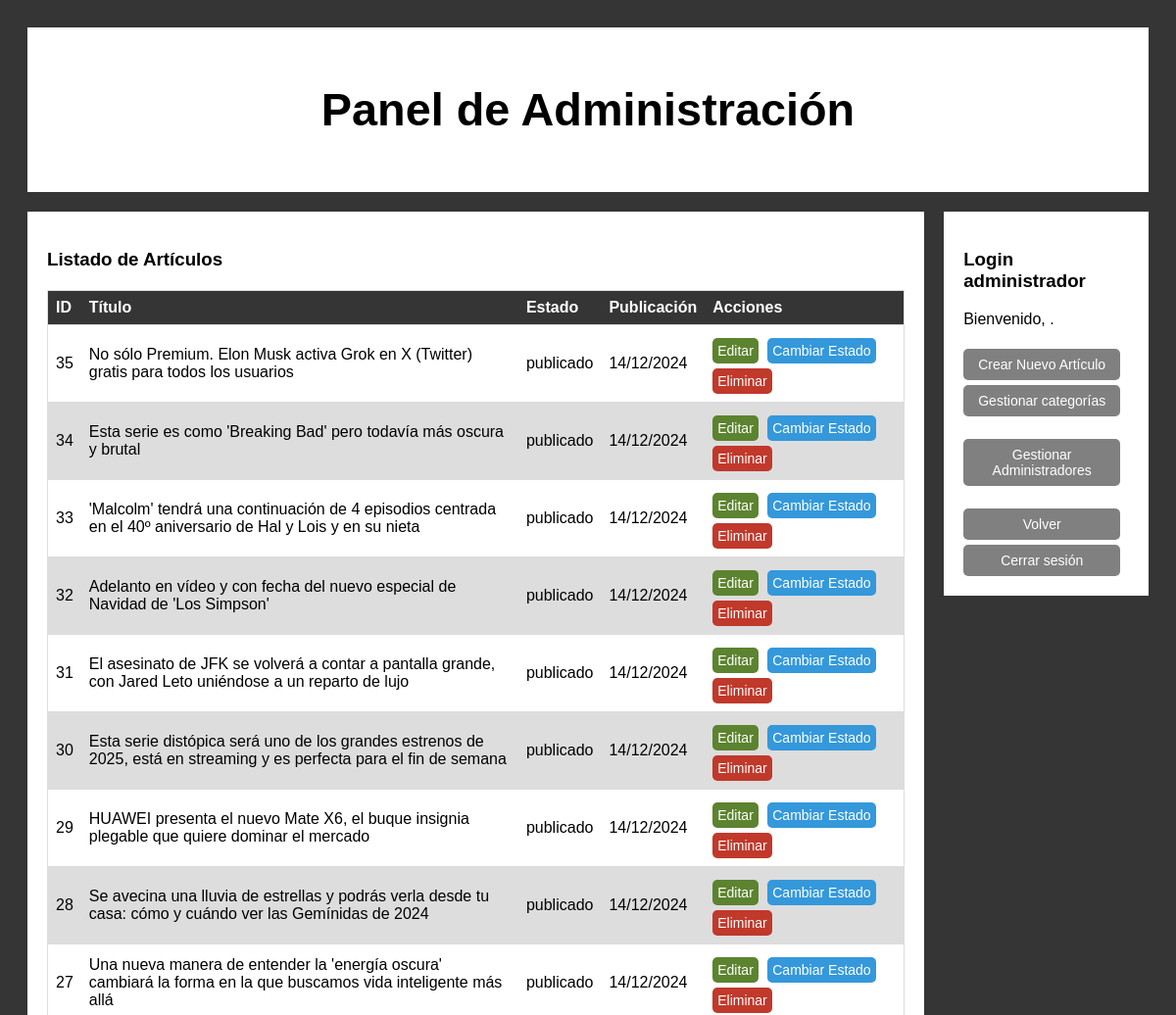
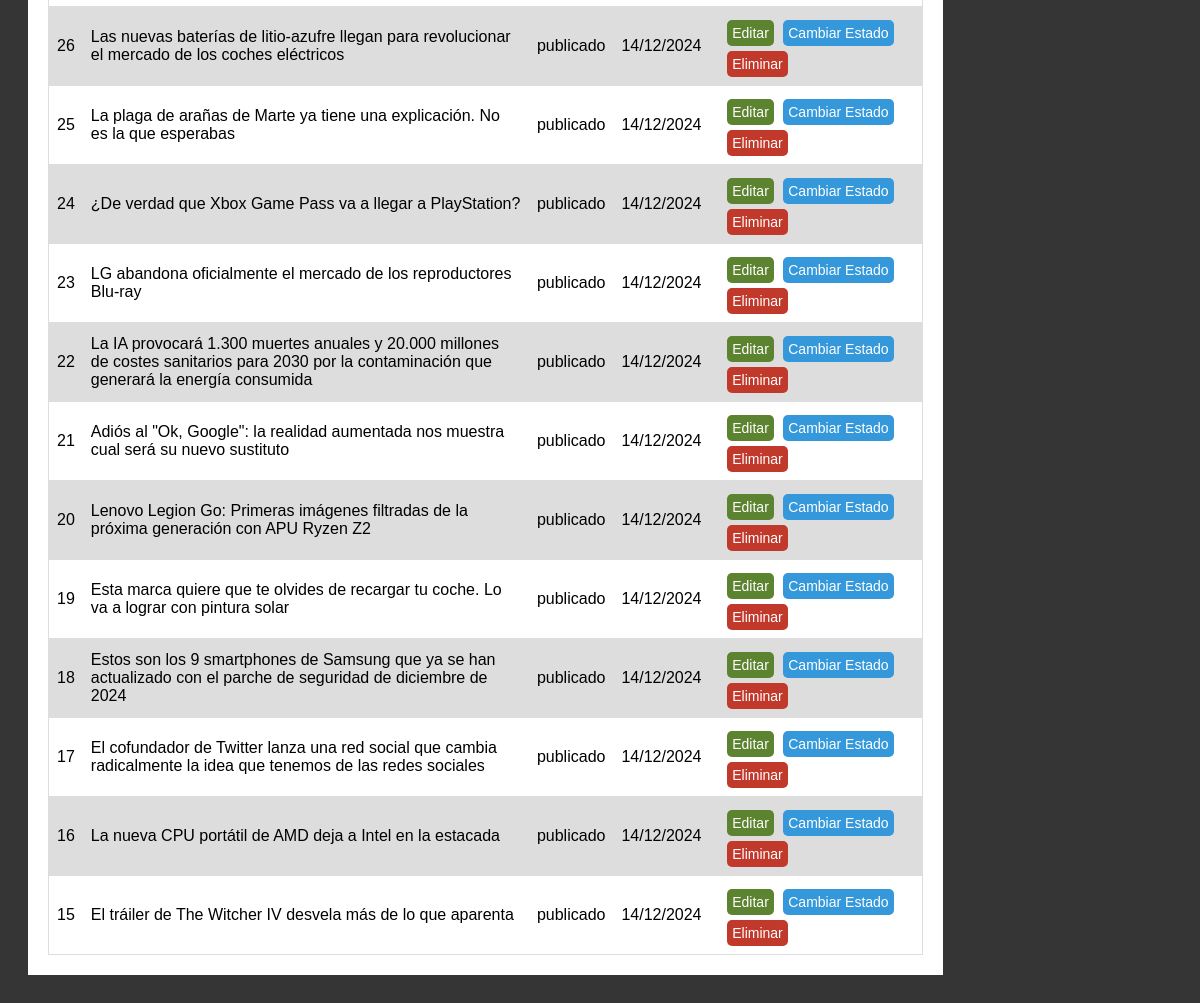
The page /php/administrador.php (signed in) on the database its author committed (2 pictures, top to bottom).
### tables this page shows
CREATE TABLE IF NOT EXISTS `articulos` (
  `id_articulo` int NOT NULL AUTO_INCREMENT,
  `titulo` varchar(150) DEFAULT NULL,
  `contenido` text,
  `resumen` varchar(500) DEFAULT NULL,
  `estado` enum('borrador','publicado') DEFAULT NULL,
  `fecha_publicacion` timestamp NULL DEFAULT CURRENT_TIMESTAMP,
  `id_administrador` int DEFAULT NULL,
  PRIMARY KEY (`id_articulo`),
  KEY `fk_id_administrador` (`id_administrador`)
);

### php/administrador.php (the view, shortened to what this page needs)
<?php
$conexion = conectarDB();
if ($conexion !== false) {
    $sql = "SELECT id_articulo, titulo, estado, fecha_publicacion FROM articulos ORDER BY fecha_publicacion DESC";
    $stmt = $conexion->prepare($sql);
    $stmt->execute();
    $articulos = $stmt->fetchAll(PDO::FETCH_ASSOC);
} else {
    die("Error al conectar con la base de datos.");
}
?>
<!DOCTYPE html>
<html lang="es">
<head>
    <link rel="stylesheet" href="../css/styles.css">
</head>
<body>
    <div class="header">
        <h3>Panel de Administración</h3>
    </div>
    <div class="row">
        <div class="leftcolumn">
            <div class="card">
                <h3>Listado de Artículos</h3>
                <table class="table">
                    <thead>
                        <tr>
                            <th>ID</th>
                            <th>Título</th>
                            <th>Estado</th>
                            <th>Publicación</th>
                            <th>Acciones</th>
                        </tr>
                    </thead>
                    <tbody>
                        <?php if (!empty($articulos)): ?>
                            <?php foreach ($articulos as $articulo): ?>
                                <tr>
                                    <td><?php echo htmlspecialchars($articulo['id_articulo']); ?></td>
                                    <td class="col-titulo"><?php echo htmlspecialchars($articulo['titulo']); ?></td>
                                    <td><?php echo htmlspecialchars($articulo['estado']); ?></td>
                                    <td><?php echo date("d/m/Y", strtotime($articulo['fecha_publicacion'])); ?></td>
                                    <td>
                                        <a href="editar_articulo.php?id=<?php echo htmlspecialchars($articulo['id_articulo']); ?>" class="btn btn-edit">Editar</a>
                                        <a href="cambiar_estado.php?id=<?php echo $articulo['id_articulo']; ?>" class="btn btn-status">Cambiar Estado</a>
                                        <a href="eliminar_articulo.php?id=<?php echo $articulo['id_articulo']; ?>" onclick="return confirm('¿Estás seguro de eliminar este artículo?');" class="btn btn-delete">Eliminar</a>
                                    </td>
                                </tr>
                            <?php endforeach; ?>
                        <?php else: ?>
                            <tr>
                                <td colspan="5">No hay artículos disponibles.</td>
                            </tr>
                        <?php endif; ?>
                    </tbody>
                </table>
            </div>
        </div>
        <div class="rightcolumn">
            <div class="card">
                <h3>Login administrador</h3>
                <?php
                if (isset($_SESSION['username'])) {
                ?>
                    <p>Bienvenido, <?php echo htmlspecialchars($_SESSION['username']); ?>.</p>
                    <a href="./crear_articulo.php" class="admin-btn">Crear Nuevo Artículo</a><br>
                    <a href="./gestionar_categorias.php" class="admin-btn">Gestionar categorías</a><br>
                    <br>
                    <a href="./gestionar_administradores.php" class="admin-btn">Gestionar Administradores</a><br>
                    <br>
                    <a href="../index.php" class="admin-btn">Volver</a><br>
                    <a href="./logout.php" class="admin-btn">Cerrar sesión</a>
                <?php
                }
                ?>
            </div>
        </div>
    </div>
</body>
</html>

### css/styles.css (style rules this page uses)
* { box-sizing: border-box; }
body { font-family: Arial; padding: 20px; background: #353535; }
.leftcolumn { float: left; width: 80%; }
.rightcolumn { float: left; width: 20%; padding-left: 20px; }
.card { background-color: white; padding: 20px; margin-top: 20px; max-width: 100%; }
.row:after { content: ""; display: table; clear: both; }
.admin-btn { text-decoration: none; padding: 8px 15px; border-radius: 5px; font-size: 14px; color: #fff; background-color: grey; display: inline-block; margin: 5px 5px 0 0; transition: background-color 0.3s ease; width: 160px; text-align: center; }
.header { padding: 10px; font-size: 40px; text-align: center; background: white; }
.table { width: 100%; border-collapse: collapse; margin-top: 20px; background-color: #ffffff; border: 1px solid #ddd; }
.table th, .table td { text-align: left; padding: 8px; border-bottom: 1px solid #ddd; }
.table .col-titulo { max-width: 600px; word-wrap: break-word; }
.table th { background-color: #353535; color: white; }
.table tr:nth-child(even) { background-color: #ddd; }
.table a.btn { text-decoration: none; padding: 5px 5px; border-radius: 5px; font-size: 14px; color: #fff; display: inline-block; margin-right: 5px; margin-top: 5px; transition: background-color 0.3s ease; }
.table a.btn-edit { background-color: #5c832f; }
.table a.btn-delete { background-color: #c0392b; }
.table a.btn-status { background-color: #3498db; }

### rows shown on the page
articulos: id_articulo "35", titulo "No sólo Premium. Elon Musk activa Grok en X (Twitter) gratis para todos los usuarios", estado "publicado", fecha_publicacion "14/12/2024"
articulos: id_articulo "34", titulo "Esta serie es como 'Breaking Bad' pero todavía más oscura y brutal", estado "publicado", fecha_publicacion "14/12/2024"
articulos: id_articulo "33", titulo "'Malcolm' tendrá una continuación de 4 episodios centrada en el 40º aniversario de Hal y Lois y en su nieta", estado "publicado", fecha_publicacion "14/12/2024"
articulos: id_articulo "32", titulo "Adelanto en vídeo y con fecha del nuevo especial de Navidad de 'Los Simpson'", estado "publicado", fecha_publicacion "14/12/2024"
articulos: id_articulo "31", titulo "El asesinato de JFK se volverá a contar a pantalla grande, con Jared Leto uniéndose a un reparto de lujo", estado "publicado", fecha_publicacion "14/12/2024"
articulos: id_articulo "30", titulo "Esta serie distópica será uno de los grandes estrenos de 2025, está en streaming y es perfecta para el fin de semana", estado "publicado", fecha_publicacion "14/12/2024"
articulos: id_articulo "29", titulo "HUAWEI presenta el nuevo Mate X6, el buque insignia plegable que quiere dominar el mercado", estado "publicado", fecha_publicacion "14/12/2024"
articulos: id_articulo "28", titulo "Se avecina una lluvia de estrellas y podrás verla desde tu casa: cómo y cuándo ver las Gemínidas de 2024", estado "publicado", fecha_publicacion "14/12/2024"
articulos: id_articulo "27", titulo "Una nueva manera de entender la 'energía oscura' cambiará la forma en la que buscamos vida inteligente más allá", estado "publicado", fecha_publicacion "14/12/2024"
articulos: id_articulo "26", titulo "Las nuevas baterías de litio-azufre llegan para revolucionar el mercado de los coches eléctricos", estado "publicado", fecha_publicacion "14/12/2024"
articulos: id_articulo "25", titulo "La plaga de arañas de Marte ya tiene una explicación. No es la que esperabas", estado "publicado", fecha_publicacion "14/12/2024"
articulos: id_articulo "24", titulo "¿De verdad que Xbox Game Pass va a llegar a PlayStation?", estado "publicado", fecha_publicacion "14/12/2024"
articulos: id_articulo "23", titulo "LG abandona oficialmente el mercado de los reproductores Blu-ray", estado "publicado", fecha_publicacion "14/12/2024"
articulos: id_articulo "22", titulo "La IA provocará 1.300 muertes anuales y 20.000 millones de costes sanitarios para 2030 por la contaminación que generará la energía consumida", estado "publicado", fecha_publicacion "14/12/2024"
articulos: id_articulo "21", titulo "Adiós al \"Ok, Google\": la realidad aumentada nos muestra cual será su nuevo sustituto", estado "publicado", fecha_publicacion "14/12/2024"
articulos: id_articulo "20", titulo "Lenovo Legion Go: Primeras imágenes filtradas de la próxima generación con APU Ryzen Z2", estado "publicado", fecha_publicacion "14/12/2024"
articulos: id_articulo "19", titulo "Esta marca quiere que te olvides de recargar tu coche. Lo va a lograr con pintura solar", estado "publicado", fecha_publicacion "14/12/2024"
articulos: id_articulo "18", titulo "Estos son los 9 smartphones de Samsung que ya se han actualizado con el parche de seguridad de diciembre de 2024", estado "publicado", fecha_publicacion "14/12/2024"
articulos: id_articulo "17", titulo "El cofundador de Twitter lanza una red social que cambia radicalmente la idea que tenemos de las redes sociales", estado "publicado", fecha_publicacion "14/12/2024"
articulos: id_articulo "16", titulo "La nueva CPU portátil de AMD deja a Intel en la estacada", estado "publicado", fecha_publicacion "14/12/2024"
articulos: id_articulo "15", titulo "El tráiler de The Witcher IV desvela más de lo que aparenta", estado "publicado", fecha_publicacion "14/12/2024"
